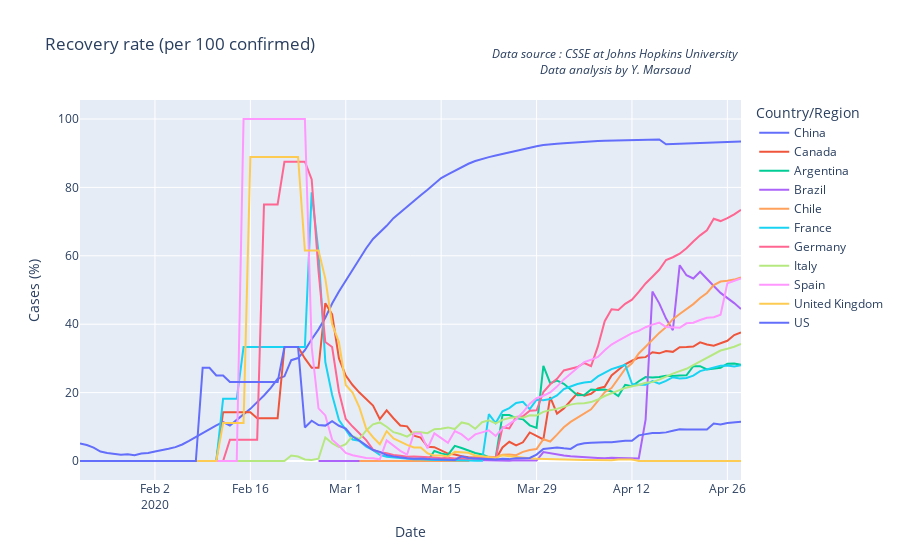

Notebook code for this chart:
### Markdown cell above
#### Recovery rate
This rate is recovered/confirmed, per 100 confirmed.

### Code cell
recovered_norm = normalize(recovered,n) 
recov_rate = recovered_norm / confirmed_norm * 100
recov_rate = index_to_time(recov_rate)
meta = prepare_metadata('Recovery')
#meta_to_html(meta)
#recovered_norm.plot(title=title) 
#plot_with_plotly(recov_rate,meta)
timeseries_with_plotly(recov_rate,meta)
